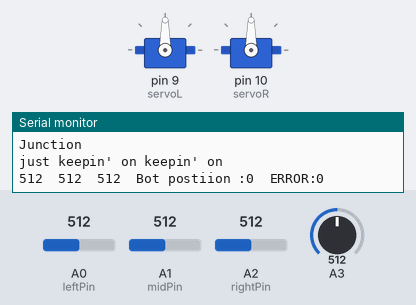
Bench run of a sketch on a simulated Arduino Uno, built for the host (arithmetic inside an expression is 32-bit, double 64-bit). Parts: 2 × servo, the last lines printed to the serial monitor. Inputs (shaded band) come from the test bench; at power-on: A3 = 512, A0 (leftPin) = 512, A2 (rightPin) = 512, A1 (midPin) = 512.

Above: at 1.2 s.
1.3 s: A3 set to 110
4.3 s: A3 set to 95
At 5.0 s:
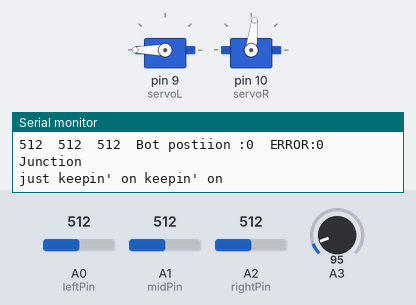
5.8 s: A0 (leftPin) set to 698
8.8 s: A0 (leftPin) set to 729
At 9.5 s:
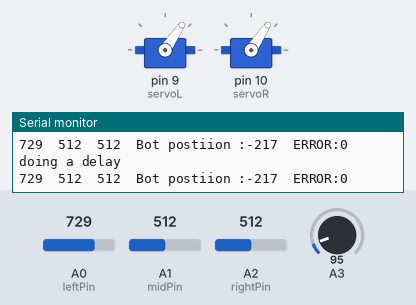
10.4 s: A2 (rightPin) set to 613
13.4 s: A2 (rightPin) set to 645
Timing chart, 0 to 15.9 s (numbered marks = the images above; inputs shaded):
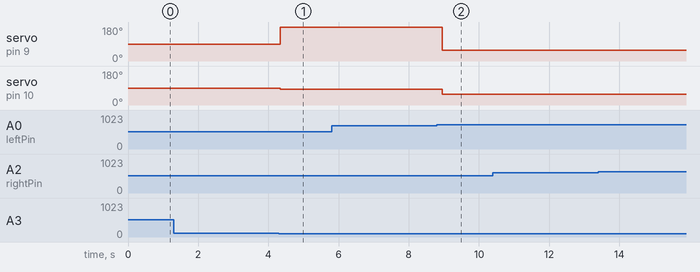

Measured:
- the behaviour switches between 101 and 100 on A3 (found by bisection; images 0 and 1)
- the behaviour switches between 712 and 713 on A0 (leftPin) (found by bisection; images 1 and 2)
- after the input at 4.3 s, servo on pin 9 (servoL): 90° → 180° at once; servo on pin 10 (servoR): 90° → 83° at once
- after the input at 8.8 s, servo on pin 9 (servoL): 180° → 56° after 0.16 s; servo on pin 10 (servoR): 83° → 56° after 0.16 s

The sketch:

propControlDistance.ino
```cpp
#include <Servo.h>
int leftPin = A0; //connected to analog 0
int midPin = A1; //connected to analog 0
int rightPin = A2; //connected to analog 0
Servo servoL;
Servo servoR;

int line[2];
int count = 0;
int distanceValue;

int botpos = 0; //0 is on line,
                //negative values left of line,
                //positive values right of line.

int total = 1;
int error = 0;
static int straightL = 180;
static int straightR = 83;

static int control = 55;

static int leftL = 180;
static int leftR = 86; //correction for left drift

static int rightL = 93;
static int rightR = 20;

static int LTurnL = 56;
static int LTurnR = 56;

static int RTurnL = 160;
static int RTurnR = 150;

boolean hitAJunction = false;
boolean Go =true;
boolean passed = false;
boolean wall = false;
int leftWheel;
int rightWheel;
int newLeft;
int newRight;


void setup() {
  Serial.begin(9600);
  pinMode(9, OUTPUT);
  pinMode(10,OUTPUT);
  servoL.attach(9);
  servoR.attach(10);
  pinMode(A3, INPUT);

  leftWheel = straightL;
  rightWheel = straightR;

}

void loop() {
  while (Go) {
    line[0] = analogRead(leftPin);
    line[1] = analogRead(midPin);
    line[2] = analogRead(rightPin);
    distanceValue = analogRead(A3);
    botpos = line[2] - line[0];
    total = line[1] + line[2] + line[0];
    error = botpos/total;
    Serial.print(line[0]);
    Serial.print("\t");
    Serial.print(line[1]);
    Serial.print("\t");
    Serial.print(line[2]);
    Serial.print("\t");
    Serial.print("Bot postiion :");
    Serial.print(botpos);
    Serial.print("\t");
    Serial.print("ERROR:");
    Serial.println(error);

    servoL.write(leftWheel);
    servoR.write(rightWheel);

    if (distanceValue > 100) {
      wall = true;
      servoL.write(90);
      servoR.write(90);
      //need to make it turn?
    }
    if (leftWheel == LTurnL | leftWheel == RTurnL) {
      Serial.println("doing a delay");
      if (!(line[1]>600 && line[0] <500 && line[2] <500) | !passed) {
        if (line[1]<500) {
          passed = true;
        }
        break;
      }
      passed = false;
      hitAJunction = false;
      count += 1;
      leftWheel = straightL;
      rightWheel = straightR;
  //     amISpinning = false;
  //     Serial.print("doing a delay");
  //     delay(500);
  //    while (line[1]<400){
  //      delay(15);
    }

//    if (line[2] - line[0]>=200) {
//      Serial.println("Left of Line");
//      leftWheel = leftL;
//      rightWheel = leftR;
//    }
//    //right of line
//    else if (line[0] - line[2]>=200) {
//      Serial.println("Right of Line");
//      leftWheel = rightL;
//      rightWheel = rightR;
//    }
    if (error < 0) {
      newLeft = straightL + control*error;
      newRight = straightR + control*error;
      if (newLeft >180) {
        newLeft =180;
      }
      if (newRight > 180) {
        newRight = 180;
      }
    }
    else if (error > 0) {
      newLeft = straightL - control*error;
      newRight = straightR - control*error;

      if (newLeft <0) {
        newLeft = 0;
      }
      if (newRight < 0) {
        newRight = 0;
      }
    }
    else {
      newLeft = straightL;
      newRight = straightR;
    }
    leftWheel = newLeft;
    rightWheel = newRight;
    // junction
    if ((abs(line[1] - line[2])<=200) && (abs(line[1] - line[0])<=200) && line[0] >400) {
      Serial.println("Junction");
      hitAJunction = true;

    }

      if (hitAJunction && !((abs(line[1] - line[2])<=200) && (abs(line[1] - line[0])<=200) && line[0] >400)) {
        if ((count == 0) | (count > 4)) {
          leftWheel = LTurnL;
          rightWheel = LTurnR;
          if (count == 7){
            count = 0;
          }
        }
        if (count > 0 && count <5 ) {
          leftWheel = RTurnL;
          rightWheel = RTurnR;
        }
      }

    else {
      Serial.println("just keepin' on keepin' on");
    }
  }
}
```
